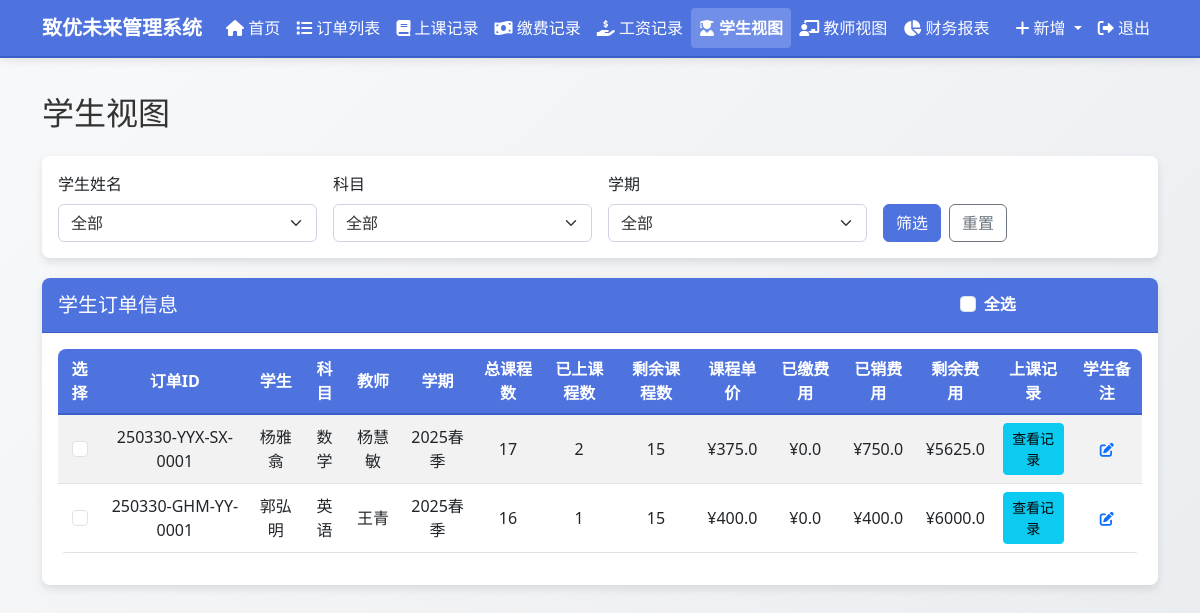
The page /student_view (signed in) on the database as committed earlier.
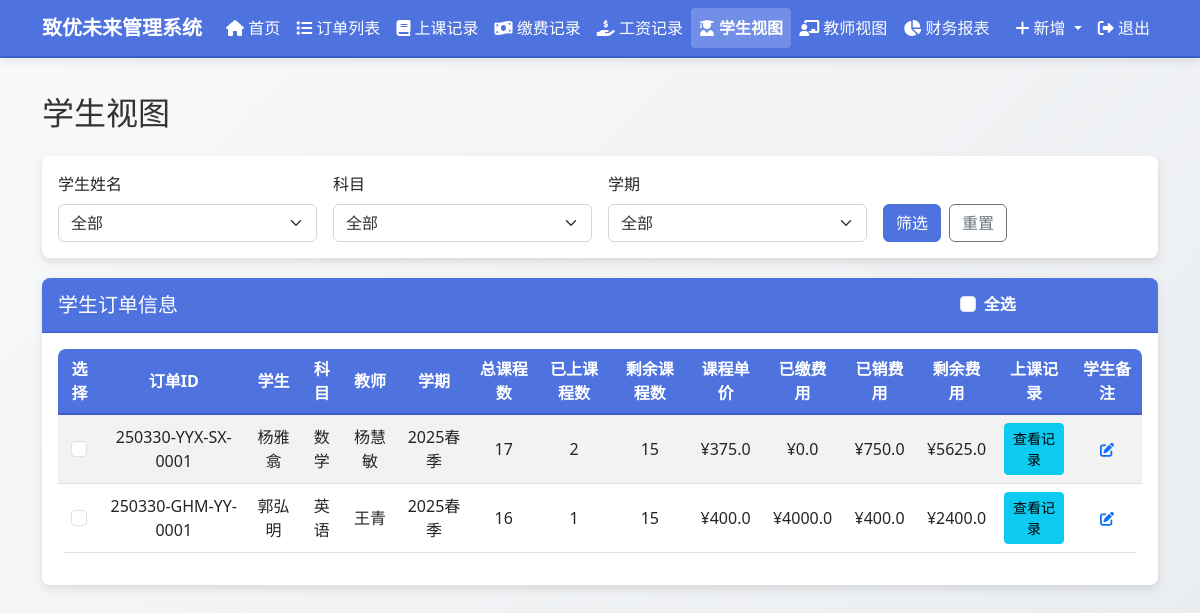
The same page on the database as committed later.
### models.py (models this page shows, shortened)
class Order(db.Model):
    id = db.Column(db.Integer, primary_key=True)
    order_number = db.Column(db.String(50), unique=True, nullable=False, default="")
    student_name = db.Column(db.String(100), nullable=False)
    subject = db.Column(db.String(100), nullable=False)
    teacher_name = db.Column(db.String(100), nullable=False)
    semester = db.Column(db.String(100), nullable=False)
    total_classes = db.Column(db.Integer, default=0)
    completed_classes = db.Column(db.Integer, default=0)
    remaining_classes = db.Column(db.Integer, default=0)
    class_price = db.Column(db.Float, default=0.0)
    salary_price = db.Column(db.Float, default=0.0)  # 新增工资单价字段
    total_price = db.Column(db.Float, default=0.0)
    paid_amount = db.Column(db.Float, default=0.0)
    used_amount = db.Column(db.Float, default=0.0)
    remaining_amount = db.Column(db.Float, default=0.0)
    payable_salary = db.Column(db.Float, default=0.0)
    paid_salary = db.Column(db.Float, default=0.0)
    remaining_salary = db.Column(db.Float, default=0.0)
    order_note = db.Column(db.Text, nullable=True)
    teacher_note = db.Column(db.Text, nullable=True)
    student_note = db.Column(db.Text, nullable=True)
    created_at = db.Column(db.DateTime, default=datetime.now)
    class_records = db.relationship('ClassRecord', backref='order', lazy=True)
    payment_records = db.relationship('PaymentRecord', backref='order', lazy=True)
    salary_records = db.relationship('SalaryRecord', backref='order', lazy=True)

### routes.py (the view)
@app.route('/student_view')
@login_required
def student_view():
    student_name = request.args.get('student_name', '')
    subject = request.args.get('subject', '')
    semester = request.args.get('semester', '')
    query = Order.query
    if student_name:
        query = query.filter(Order.student_name == student_name)
    if subject:
        query = query.filter(Order.subject == subject)
    if semester:
        query = query.filter(Order.semester == semester)
    orders = query.all()
    all_students = db.session.query(Order.student_name).distinct().all()
    all_subjects = db.session.query(Order.subject).distinct().all()
    all_semesters = db.session.query(Order.semester).distinct().all()
    order_form = OrderForm()
    class_record_form = ClassRecordForm()
    payment_record_form = PaymentRecordForm()
    salary_record_form = SalaryRecordForm()
    all_orders = Order.query.all()
    class_record_form.order_id.choices = [(order.id, f"{order.order_number} - {order.student_name} - {order.subject}") for order in all_orders]
    payment_record_form.order_id.choices = [(order.id, f"{order.order_number} - {order.student_name} - {order.subject}") for order in all_orders]
    salary_record_form.order_id.choices = [(order.id, f"{order.order_number} - {order.teacher_name} - {order.subject}") for order in all_orders]
    return render_template('student_view.html',
                           title='学生视图',
                           orders=orders,
                           all_students=[student[0] for student in all_students],
                           all_subjects=[subject[0] for subject in all_subjects],
                           all_semesters=[semester[0] for semester in all_semesters],
                           selected_student=student_name,
                           selected_subject=subject,
                           selected_semester=semester,
                           edit_note_form=EditNoteForm(),
                           order_form=order_form,
                           class_record_form=class_record_form,
                           payment_record_form=payment_record_form,
                           salary_record_form=salary_record_form)

### forms.py
class OrderForm(FlaskForm):
    student_name = StringField('学生姓名', validators=[DataRequired()])
    subject = StringField('科目', validators=[DataRequired()])
    teacher_name = StringField('教师姓名', validators=[DataRequired()])
    semester = StringField('学期', validators=[DataRequired()])
    total_classes = IntegerField('总课程数', validators=[DataRequired(), NumberRange(min=1)])
    class_price = FloatField('课程单价', validators=[DataRequired(), NumberRange(min=0)])
    salary_price = FloatField('工资单价', validators=[DataRequired(), NumberRange(min=0)])
    order_note = TextAreaField('订单备注', validators=[Optional()])
    submit = SubmitField('保存')

### app.py (called while the page is built)
@login_manager.user_loader
def load_user(user_id):
    from models import User
    return User.query.get(int(user_id))

### templates/student_view.html (shortened to what the changed rows need)
{% extends "layout.html" %}
{% block content %}
<h2 class="mb-4">学生视图</h2>
<div class="card">
    <div class="card-body">
        {% if orders %}
        <div class="table-responsive">
            <table class="table table-striped table-hover">
                <thead>
                    <tr>
                        <th>选择</th>
                        <th>订单ID</th>
                        <th>学生</th>
                        <th>科目</th>
                        <th>教师</th>
                        <th>学期</th>
                        <th>总课程数</th>
                        <th>已上课程数</th>
                        <th>剩余课程数</th>
                        <th>课程单价</th>
                        <th>已缴费用</th>
                        <th>已销费用</th>
                        <th>剩余费用</th>
                        <th>上课记录</th>
                        <th>学生备注</th>
                    </tr>
                </thead>
                <tbody>
                    {% for order in orders %}
                    <tr>
                        <td>
                            <input type="checkbox" class="form-check-input order-checkbox" value="{{ order.id }}">
                        </td>
                        <td>{{ order.order_number }}</td>
                        <td>{{ order.student_name }}</td>
                        <td>{{ order.subject }}</td>
                        <td>{{ order.teacher_name }}</td>
                        <td>{{ order.semester }}</td>
                        <td>{{ order.total_classes }}</td>
                        <td>{{ order.completed_classes }}</td>
                        <td>{{ order.remaining_classes }}</td>
                        <td>¥{{ order.class_price }}</td>
                        <td>¥{{ order.paid_amount }}</td>
                        <td>¥{{ order.used_amount }}</td>
                        <td>¥{{ order.remaining_amount }}</td>
                        <td>
                            <button type="button" class="btn btn-sm btn-info view-class-records"
                                    data-bs-toggle="modal" data-bs-target="#classRecordsModal"
                                    data-order-id="{{ order.id }}">
                                查看记录
                            </button>
                        </td>
                        <td>
                            <button type="button" class="btn btn-sm btn-link edit-note"
                                    data-bs-toggle="modal" data-bs-target="#editNoteModal"
                                    data-note-id="{{ order.id }}"
                                    data-note-type="student_note"
                                    data-note-text="{{ order.student_note or '' }}">
                                <i class="fas fa-edit"></i>
                            </button>
                        </td>
                    </tr>
                    {% endfor %}
                </tbody>
            </table>
        </div>
        {% else %}
        <div class="alert alert-info">暂无符合条件的订单</div>
        {% endif %}
    </div>
</div>
{% endblock %}

Rows that differ between the two databases and show on the page:
changed Order "250330-GHM-YY-0001": paid_amount "0.0" → "4000.0"; remaining_amount "6000.0" → "2400.0"
